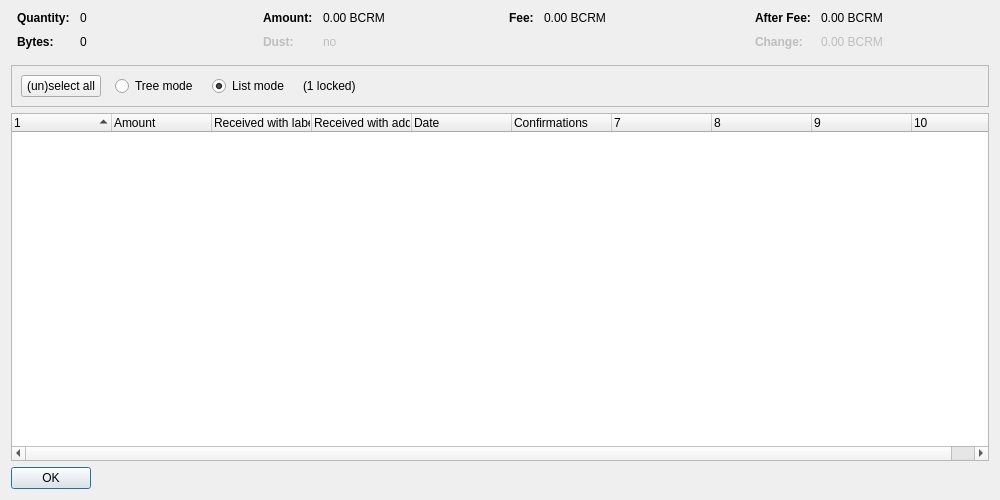
<?xml version="1.0" encoding="UTF-8"?>
<ui version="4.0">
 <class>CoinControlDialog</class>
 <widget class="QDialog" name="CoinControlDialog">
  <property name="geometry">
   <rect>
    <x>0</x>
    <y>0</y>
    <width>1000</width>
    <height>500</height>
   </rect>
  </property>
  <property name="windowTitle">
   <string>Coin Selection</string>
  </property>
  <layout class="QVBoxLayout" name="verticalLayout">
   <item>
    <layout class="QHBoxLayout" name="horizontalLayoutTop" stretch="0,0,0,0">
     <property name="topMargin">
      <number>0</number>
     </property>
     <property name="bottomMargin">
      <number>10</number>
     </property>
     <item>
      <layout class="QFormLayout" name="formLayoutCoinControl1">
       <property name="horizontalSpacing">
        <number>10</number>
       </property>
       <property name="verticalSpacing">
        <number>10</number>
       </property>
       <property name="leftMargin">
        <number>6</number>
       </property>
       <property name="rightMargin">
        <number>6</number>
       </property>
       <item row="0" column="0">
        <widget class="QLabel" name="labelCoinControlQuantityText">
         <property name="font">
          <font>
           <weight>75</weight>
           <bold>true</bold>
          </font>
         </property>
         <property name="text">
          <string>Quantity:</string>
         </property>
        </widget>
       </item>
       <item row="0" column="1">
        <widget class="QLabel" name="labelCoinControlQuantity">
         <property name="cursor">
          <cursorShape>IBeamCursor</cursorShape>
         </property>
         <property name="contextMenuPolicy">
          <enum>Qt::ActionsContextMenu</enum>
         </property>
         <property name="text">
          <string notr="true">0</string>
         </property>
         <property name="textInteractionFlags">
          <set>Qt::LinksAccessibleByMouse|Qt::TextSelectableByKeyboard|Qt::TextSelectableByMouse</set>
         </property>
        </widget>
       </item>
       <item row="1" column="0">
        <widget class="QLabel" name="labelCoinControlBytesText">
         <property name="font">
          <font>
           <weight>75</weight>
           <bold>true</bold>
          </font>
         </property>
         <property name="text">
          <string>Bytes:</string>
         </property>
        </widget>
       </item>
       <item row="1" column="1">
        <widget class="QLabel" name="labelCoinControlBytes">
         <property name="cursor">
          <cursorShape>IBeamCursor</cursorShape>
         </property>
         <property name="contextMenuPolicy">
          <enum>Qt::ActionsContextMenu</enum>
         </property>
         <property name="text">
          <string notr="true">0</string>
         </property>
         <property name="textInteractionFlags">
          <set>Qt::LinksAccessibleByMouse|Qt::TextSelectableByKeyboard|Qt::TextSelectableByMouse</set>
         </property>
        </widget>
       </item>
      </layout>
     </item>
     <item>
      <layout class="QFormLayout" name="formLayoutCoinControl2">
       <property name="horizontalSpacing">
        <number>10</number>
       </property>
       <property name="verticalSpacing">
        <number>10</number>
       </property>
       <property name="leftMargin">
        <number>6</number>
       </property>
       <property name="rightMargin">
        <number>6</number>
       </property>
       <item row="0" column="0">
        <widget class="QLabel" name="labelCoinControlAmountText">
         <property name="font">
          <font>
           <weight>75</weight>
           <bold>true</bold>
          </font>
         </property>
         <property name="text">
          <string>Amount:</string>
         </property>
        </widget>
       </item>
       <item row="0" column="1">
        <widget class="QLabel" name="labelCoinControlAmount">
         <property name="cursor">
          <cursorShape>IBeamCursor</cursorShape>
         </property>
         <property name="contextMenuPolicy">
          <enum>Qt::ActionsContextMenu</enum>
         </property>
         <property name="text">
          <string notr="true">0.00 BCRM</string>
         </property>
         <property name="textInteractionFlags">
          <set>Qt::LinksAccessibleByMouse|Qt::TextSelectableByKeyboard|Qt::TextSelectableByMouse</set>
         </property>
        </widget>
       </item>
       <item row="1" column="0">
        <widget class="QLabel" name="labelCoinControlLowOutputText">
         <property name="enabled">
          <bool>false</bool>
         </property>
         <property name="font">
          <font>
           <weight>75</weight>
           <bold>true</bold>
          </font>
         </property>
         <property name="text">
          <string>Dust:</string>
         </property>
        </widget>
       </item>
       <item row="1" column="1">
        <widget class="QLabel" name="labelCoinControlLowOutput">
         <property name="enabled">
          <bool>false</bool>
         </property>
         <property name="cursor">
          <cursorShape>IBeamCursor</cursorShape>
         </property>
         <property name="contextMenuPolicy">
          <enum>Qt::ActionsContextMenu</enum>
         </property>
         <property name="text">
          <string notr="true">no</string>
         </property>
         <property name="textInteractionFlags">
          <set>Qt::LinksAccessibleByMouse|Qt::TextSelectableByKeyboard|Qt::TextSelectableByMouse</set>
         </property>
        </widget>
       </item>
      </layout>
     </item>
     <item>
      <layout class="QFormLayout" name="formLayoutCoinControl3">
       <property name="horizontalSpacing">
        <number>10</number>
       </property>
       <property name="verticalSpacing">
        <number>10</number>
       </property>
       <property name="leftMargin">
        <number>6</number>
       </property>
       <property name="rightMargin">
        <number>6</number>
       </property>
       <item row="0" column="0">
        <widget class="QLabel" name="labelCoinControlFeeText">
         <property name="font">
          <font>
           <weight>75</weight>
           <bold>true</bold>
          </font>
         </property>
         <property name="text">
          <string>Fee:</string>
         </property>
        </widget>
       </item>
       <item row="0" column="1">
        <widget class="QLabel" name="labelCoinControlFee">
         <property name="cursor">
          <cursorShape>IBeamCursor</cursorShape>
         </property>
         <property name="contextMenuPolicy">
          <enum>Qt::ActionsContextMenu</enum>
         </property>
         <property name="text">
          <string notr="true">0.00 BCRM</string>
         </property>
         <property name="textInteractionFlags">
          <set>Qt::LinksAccessibleByMouse|Qt::TextSelectableByKeyboard|Qt::TextSelectableByMouse</set>
         </property>
        </widget>
       </item>
      </layout>
     </item>
     <item>
      <layout class="QFormLayout" name="formLayoutCoinControl4">
       <property name="horizontalSpacing">
        <number>10</number>
       </property>
       <property name="verticalSpacing">
        <number>10</number>
       </property>
       <property name="leftMargin">
        <number>6</number>
       </property>
       <property name="rightMargin">
        <number>6</number>
       </property>
       <item row="0" column="0">
        <widget class="QLabel" name="labelCoinControlAfterFeeText">
         <property name="font">
          <font>
           <weight>75</weight>
           <bold>true</bold>
          </font>
         </property>
         <property name="text">
          <string>After Fee:</string>
         </property>
        </widget>
       </item>
       <item row="0" column="1">
        <widget class="QLabel" name="labelCoinControlAfterFee">
         <property name="cursor">
          <cursorShape>IBeamCursor</cursorShape>
         </property>
         <property name="contextMenuPolicy">
          <enum>Qt::ActionsContextMenu</enum>
         </property>
         <property name="text">
          <string notr="true">0.00 BCRM</string>
         </property>
         <property name="textInteractionFlags">
          <set>Qt::LinksAccessibleByMouse|Qt::TextSelectableByKeyboard|Qt::TextSelectableByMouse</set>
         </property>
        </widget>
       </item>
       <item row="1" column="0">
        <widget class="QLabel" name="labelCoinControlChangeText">
         <property name="enabled">
          <bool>false</bool>
         </property>
         <property name="font">
          <font>
           <weight>75</weight>
           <bold>true</bold>
          </font>
         </property>
         <property name="text">
          <string>Change:</string>
         </property>
        </widget>
       </item>
       <item row="1" column="1">
        <widget class="QLabel" name="labelCoinControlChange">
         <property name="enabled">
          <bool>false</bool>
         </property>
         <property name="cursor">
          <cursorShape>IBeamCursor</cursorShape>
         </property>
         <property name="contextMenuPolicy">
          <enum>Qt::ActionsContextMenu</enum>
         </property>
         <property name="text">
          <string notr="true">0.00 BCRM</string>
         </property>
         <property name="textInteractionFlags">
          <set>Qt::LinksAccessibleByMouse|Qt::TextSelectableByKeyboard|Qt::TextSelectableByMouse</set>
         </property>
        </widget>
       </item>
      </layout>
     </item>
    </layout>
   </item>
   <item>
    <widget class="QFrame" name="frame">
     <property name="minimumSize">
      <size>
       <width>0</width>
       <height>40</height>
      </size>
     </property>
     <property name="frameShape">
      <enum>QFrame::StyledPanel</enum>
     </property>
     <property name="frameShadow">
      <enum>QFrame::Sunken</enum>
     </property>
     <layout class="QHBoxLayout" name="horizontalLayout">
      <item>
       <layout class="QHBoxLayout" name="horizontalLayoutPanel" stretch="0,0,0,0,0">
        <property name="spacing">
         <number>14</number>
        </property>
        <item>
         <widget class="QPushButton" name="pushButtonSelectAll">
          <property name="sizePolicy">
           <sizepolicy hsizetype="Maximum" vsizetype="Fixed">
            <horstretch>0</horstretch>
            <verstretch>0</verstretch>
           </sizepolicy>
          </property>
          <property name="text">
           <string>(un)select all</string>
          </property>
          <property name="autoDefault">
           <bool>false</bool>
          </property>
         </widget>
        </item>
        <item>
         <widget class="QRadioButton" name="radioTreeMode">
          <property name="sizePolicy">
           <sizepolicy hsizetype="Maximum" vsizetype="Fixed">
            <horstretch>0</horstretch>
            <verstretch>0</verstretch>
           </sizepolicy>
          </property>
          <property name="text">
           <string>Tree mode</string>
          </property>
         </widget>
        </item>
        <item>
         <widget class="QRadioButton" name="radioListMode">
          <property name="sizePolicy">
           <sizepolicy hsizetype="Maximum" vsizetype="Fixed">
            <horstretch>0</horstretch>
            <verstretch>0</verstretch>
           </sizepolicy>
          </property>
          <property name="text">
           <string>List mode</string>
          </property>
          <property name="checked">
           <bool>true</bool>
          </property>
         </widget>
        </item>
        <item>
         <widget class="QLabel" name="labelLocked">
          <property name="text">
           <string notr="true">(1 locked)</string>
          </property>
         </widget>
        </item>
        <item>
         <spacer name="horizontalSpacer">
          <property name="orientation">
           <enum>Qt::Horizontal</enum>
          </property>
          <property name="sizeHint" stdset="0">
           <size>
            <width>40</width>
            <height>20</height>
           </size>
          </property>
         </spacer>
        </item>
       </layout>
      </item>
     </layout>
    </widget>
   </item>
   <item>
    <widget class="CoinControlTreeWidget" name="treeWidget">
     <property name="contextMenuPolicy">
      <enum>Qt::CustomContextMenu</enum>
     </property>
     <property name="sortingEnabled">
      <bool>false</bool>
     </property>
     <property name="columnCount">
      <number>10</number>
     </property>
     <attribute name="headerShowSortIndicator" stdset="0">
      <bool>true</bool>
     </attribute>
     <attribute name="headerStretchLastSection">
      <bool>false</bool>
     </attribute>
     <column>
      <property name="text">
       <string/>
      </property>
     </column>
     <column>
      <property name="text">
       <string>Amount</string>
      </property>
     </column>
     <column>
      <property name="text">
       <string>Received with label</string>
      </property>
     </column>
     <column>
      <property name="text">
       <string>Received with address</string>
      </property>
     </column>
     <column>
      <property name="text">
       <string>Date</string>
      </property>
     </column>
     <column>
      <property name="text">
       <string>Confirmations</string>
      </property>
      <property name="toolTip">
       <string>Confirmed</string>
      </property>
     </column>
     <column>
      <property name="text">
       <string/>
      </property>
     </column>
     <column>
      <property name="text">
       <string/>
      </property>
     </column>
     <column>
      <property name="text">
       <string/>
      </property>
     </column>
     <column>
      <property name="text">
       <string/>
      </property>
     </column>
    </widget>
   </item>
   <item>
    <widget class="QDialogButtonBox" name="buttonBox">
     <property name="sizePolicy">
      <sizepolicy hsizetype="Maximum" vsizetype="Fixed">
       <horstretch>0</horstretch>
       <verstretch>0</verstretch>
      </sizepolicy>
     </property>
     <property name="orientation">
      <enum>Qt::Horizontal</enum>
     </property>
     <property name="standardButtons">
      <set>QDialogButtonBox::Ok</set>
     </property>
    </widget>
   </item>
  </layout>
 </widget>
 <customwidgets>
  <customwidget>
   <class>CoinControlTreeWidget</class>
   <extends>QTreeWidget</extends>
   <header>coincontroltreewidget.h</header>
  </customwidget>
 </customwidgets>
 <resources/>
 <connections/>
</ui>
